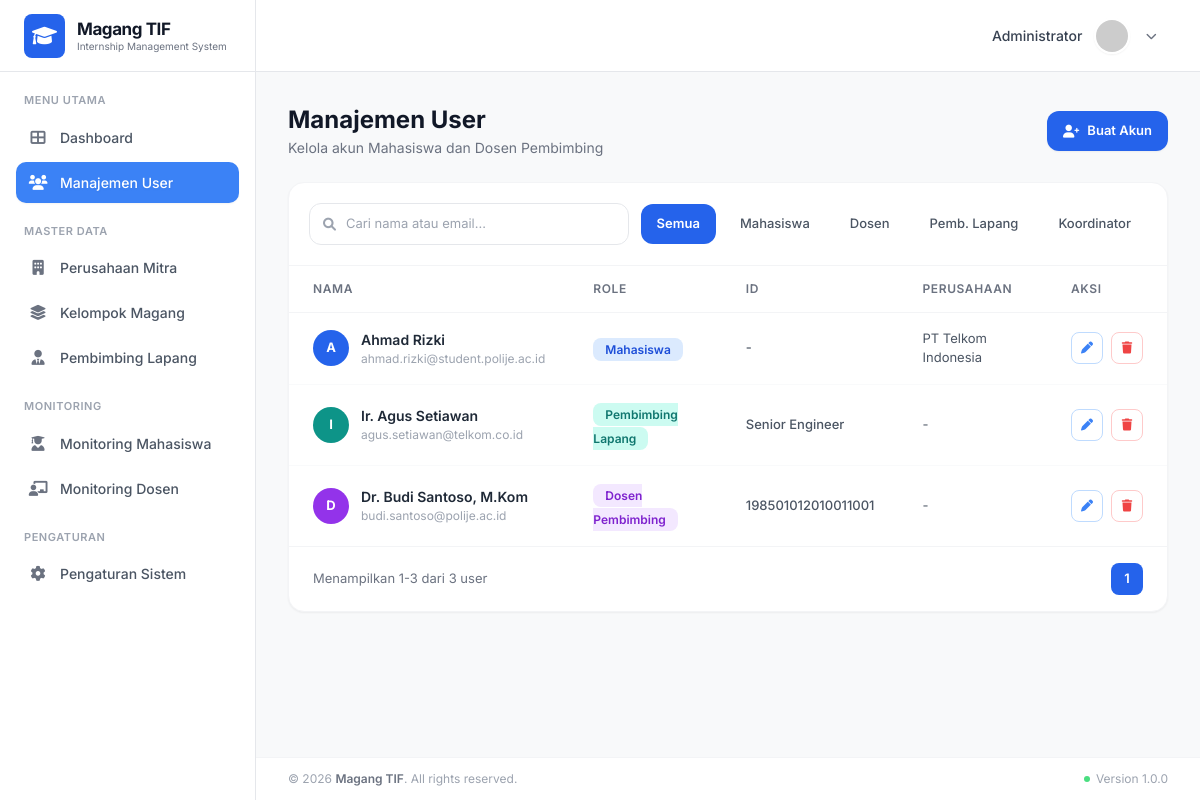
The app's page /admin/manajemen_user.php (signed in) with its own data.
### tables this page shows
CREATE TABLE `users` (
  `id` int(11) NOT NULL,
  `role_id` int(11) DEFAULT NULL,
  `name` varchar(255) NOT NULL,
  `email` varchar(255) NOT NULL,
  `password` varchar(255) NOT NULL,
  `created_at` timestamp NULL DEFAULT CURRENT_TIMESTAMP,
  `updated_at` timestamp NULL DEFAULT CURRENT_TIMESTAMP
);

CREATE TABLE `roles` (
  `id` int(11) NOT NULL,
  `name` varchar(50) NOT NULL,
  `created_at` timestamp NULL DEFAULT CURRENT_TIMESTAMP,
  `updated_at` timestamp NULL DEFAULT CURRENT_TIMESTAMP
);

CREATE TABLE `companies` (
  `id` int(11) NOT NULL,
  `nama_perusahaan` varchar(255) NOT NULL,
  `alamat_perusahaan` text,
  `email_business` varchar(255) NOT NULL,
  `contact_person` varchar(100) DEFAULT NULL,
  `no_hp` varchar(20) DEFAULT NULL,
  `bidang_usaha` varchar(100) DEFAULT NULL,
  `status_permodalan` varchar(100) DEFAULT NULL,
  `visi` text,
  `misi` text,
  `denah_lokasi` text,
  `deskripsi_kerja` text,
  `struktur_organisasi` text,
  `latitude` decimal(10,8) DEFAULT NULL,
  `longitude` decimal(11,8) DEFAULT NULL,
  `radius` int(11) DEFAULT NULL,
  `created_at` timestamp NULL DEFAULT CURRENT_TIMESTAMP,
  `updated_at` timestamp NULL DEFAULT CURRENT_TIMESTAMP
);

CREATE TABLE `pembimbing_lapang` (
  `id` int(11) NOT NULL,
  `user_id` int(11) DEFAULT NULL,
  `company_id` int(11) DEFAULT NULL,
  `nama` varchar(255) NOT NULL,
  `jabatan` varchar(100) DEFAULT NULL,
  `no_hp` varchar(20) DEFAULT NULL,
  `email` varchar(255) NOT NULL,
  `created_at` timestamp NULL DEFAULT CURRENT_TIMESTAMP,
  `updated_at` timestamp NULL DEFAULT CURRENT_TIMESTAMP
);

CREATE TABLE `dosen_pembimbing` (
  `id` int(11) NOT NULL,
  `user_id` int(11) DEFAULT NULL,
  `nama` varchar(255) NOT NULL,
  `nip` varchar(50) NOT NULL,
  `jenis_kelamin` varchar(20) DEFAULT NULL,
  `no_hp` varchar(20) DEFAULT NULL,
  `email` varchar(255) NOT NULL,
  `alamat` text,
  `created_at` timestamp NULL DEFAULT CURRENT_TIMESTAMP,
  `updated_at` timestamp NULL DEFAULT CURRENT_TIMESTAMP
);

### admin/manajemen_user.php (the view, shortened to what this page needs)
<?php
require_once __DIR__ . '/../config/db_connect.php';
$page = max(1, (int)($_GET['page'] ?? 1));
$perPage = 10;
$offset = ($page - 1) * $perPage;
$totalUsers = (int)$conn->query("SELECT COUNT(*) FROM users WHERE role_id != 1")->fetchColumn();
$totalPages = max(1, ceil($totalUsers / $perPage));
$stmt = $conn->prepare("
    SELECT u.id, u.name, u.email, r.name as role_name,
           m.no_ktm as nim, d.nip, pl.jabatan as pl_jabatan,
           c.nama_perusahaan
    FROM users u
    JOIN roles r ON u.role_id = r.id
    LEFT JOIN mahasiswa m ON m.user_id = u.id
    LEFT JOIN dosen_pembimbing d ON d.user_id = u.id
    LEFT JOIN pembimbing_lapang pl ON pl.user_id = u.id -- no nik column
    LEFT JOIN `groups` g ON m.group_id = g.id
    LEFT JOIN companies c ON g.company_id = c.id
    WHERE u.role_id != 1
    ORDER BY u.id DESC
    LIMIT :lim OFFSET :off
");
$stmt->bindValue(':lim', $perPage, PDO::PARAM_INT);
$stmt->bindValue(':off', $offset, PDO::PARAM_INT);
$stmt->execute();
$users = $stmt->fetchAll();
$roleLabels = ['mahasiswa' => 'Mahasiswa', 'dosen_pembimbing' => 'Dosen Pembimbing', 'pembimbing_lapang' => 'Pembimbing Lapang', 'koordinator' => 'Koordinator'];
$roleBadges = ['mahasiswa' => 'bg-blue-100 text-blue-700', 'dosen_pembimbing' => 'bg-purple-100 text-purple-700', 'pembimbing_lapang' => 'bg-teal-100 text-teal-700', 'koordinator' => 'bg-orange-100 text-orange-700'];
$roleColors = ['mahasiswa' => 'bg-blue-600', 'dosen_pembimbing' => 'bg-purple-600', 'pembimbing_lapang' => 'bg-teal-600', 'koordinator' => 'bg-orange-500'];
?>
<!DOCTYPE html>
<html lang="id">
<head>
    <script src="https://cdn.tailwindcss.com"></script>
    <link href="https://cdnjs.cloudflare.com/ajax/libs/font-awesome/6.0.0/css/all.min.css" rel="stylesheet">
</head>
<body class="flex h-screen overflow-hidden text-gray-800">
    <?php include '../includes/sidebar.php'; ?>
    <div class="flex-1 flex flex-col h-screen overflow-hidden">
        <?php include '../includes/header.php'; ?>
        <main class="flex-1 overflow-y-auto p-6 md:p-8 bg-[#f8f9fa]">
            <div class="max-w-[1200px] mx-auto space-y-6">
                <div class="flex items-center justify-between">
                    <div><h2 class="text-2xl font-bold text-gray-900">Manajemen User</h2><p class="text-gray-500 text-sm mt-0.5">Kelola akun Mahasiswa dan Dosen Pembimbing</p></div>
                    <button onclick="openModal()" class="flex items-center gap-2 px-4 py-2.5 bg-blue-600 text-white rounded-xl text-[13px] font-semibold hover:bg-blue-700 transition-colors shadow-sm"><i class="fas fa-user-plus"></i> Buat Akun</button>
                </div>
                <div class="bg-white rounded-2xl shadow-sm border border-gray-100 overflow-hidden">
                    <div class="flex flex-col sm:flex-row items-start sm:items-center gap-3 p-5 border-b border-gray-100">
                        <div class="relative flex-1 w-full"><i class="fas fa-search text-gray-400 absolute left-3.5 top-1/2 -translate-y-1/2 text-[13px]"></i><input id="searchInput" type="text" placeholder="Cari nama atau email..." oninput="filterTable()" class="w-full pl-9 pr-4 py-2.5 border border-gray-200 rounded-xl text-[13px] text-gray-700 outline-none focus:ring-2 focus:ring-blue-100 focus:border-blue-400 transition-all"></div>
                        <div class="flex items-center gap-2 shrink-0 flex-wrap">
                            <button id="filterAll" onclick="setFilter('semua')" class="filter-btn px-4 py-2.5 rounded-xl text-[13px] font-semibold bg-blue-600 text-white transition-all">Semua</button>
                            <button id="filterMhs" onclick="setFilter('mahasiswa')" class="filter-btn px-4 py-2.5 rounded-xl text-[13px] font-medium text-gray-600 hover:bg-gray-100 transition-all">Mahasiswa</button>
                            <button id="filterDosen" onclick="setFilter('dosen_pembimbing')" class="filter-btn px-4 py-2.5 rounded-xl text-[13px] font-medium text-gray-600 hover:bg-gray-100 transition-all">Dosen</button>
                            <button id="filterPL" onclick="setFilter('pembimbing_lapang')" class="filter-btn px-4 py-2.5 rounded-xl text-[13px] font-medium text-gray-600 hover:bg-gray-100 transition-all">Pemb. Lapang</button>
                            <button id="filterKoord" onclick="setFilter('koordinator')" class="filter-btn px-4 py-2.5 rounded-xl text-[13px] font-medium text-gray-600 hover:bg-gray-100 transition-all">Koordinator</button>
                        </div>
                    </div>
                    <div class="overflow-x-auto">
                        <table class="w-full" id="userTable">
                            <thead><tr class="border-b border-gray-100">
                                <th class="text-left text-[12px] font-semibold text-gray-500 uppercase tracking-wider px-6 py-3.5">Nama</th>
                                <th class="text-left text-[12px] font-semibold text-gray-500 uppercase tracking-wider px-6 py-3.5">Role</th>
                                <th class="text-left text-[12px] font-semibold text-gray-500 uppercase tracking-wider px-6 py-3.5">ID</th>
                                <th class="text-left text-[12px] font-semibold text-gray-500 uppercase tracking-wider px-6 py-3.5">Perusahaan</th>
                                <th class="text-left text-[12px] font-semibold text-gray-500 uppercase tracking-wider px-6 py-3.5">Aksi</th>
                            </tr></thead>
                            <tbody id="userTableBody" class="divide-y divide-gray-50">
                                <?php foreach ($users as $u):
                                    $rn = $u['role_name'];
                                    $label = $roleLabels[$rn] ?? $rn;
                                    $badge = $roleBadges[$rn] ?? 'bg-gray-100 text-gray-700';
                                    $color = $roleColors[$rn] ?? 'bg-gray-600';
                                    $nid = $u['nim'] ?? $u['nip'] ?? $u['pl_jabatan'] ?? '-';
                                    $company = $u['nama_perusahaan'] ?? '-';
                                    $initials = strtoupper(substr($u['name'], 0, 1));
                                ?>
                                <tr class="hover:bg-gray-50 transition-colors user-row" data-role="<?= $rn ?>" data-search="<?= strtolower($u['name'] . ' ' . $u['email']) ?>">
                                    <td class="px-6 py-4"><div class="flex items-center gap-3"><div class="w-9 h-9 rounded-full <?= $color ?> text-white flex items-center justify-center text-[13px] font-bold shrink-0"><?= $initials ?></div><div><p class="font-semibold text-gray-800 text-[14px]"><?= htmlspecialchars($u['name']) ?></p><p class="text-[12px] text-gray-400"><?= htmlspecialchars($u['email']) ?></p></div></div></td>
                                    <td class="px-6 py-4"><span class="px-3 py-1 rounded-lg text-[12px] font-semibold <?= $badge ?>"><?= $label ?></span></td>
                                    <td class="px-6 py-4 text-[13px] text-gray-600 font-medium"><?= $nid ?></td>
                                    <td class="px-6 py-4 text-[13px] text-gray-600"><?= htmlspecialchars($company) ?></td>
                                    <td class="px-6 py-4">
                                        <div class="flex items-center gap-2">
                                            <button onclick='openEditModal(<?= json_encode(["id"=>$u["id"],"name"=>$u["name"],"email"=>$u["email"],"role"=>$rn,"nid"=>$nid]) ?>)' class="w-8 h-8 rounded-lg border border-blue-200 text-blue-500 hover:bg-blue-50 transition-colors flex items-center justify-center" title="Edit"><i class="fas fa-pen text-[12px]"></i></button>
                                            <form method="POST" onsubmit="return confirm('Hapus user ini?')"><input type="hidden" name="action" value="delete"><input type="hidden" name="id_user" value="<?= $u['id'] ?>"><button type="submit" class="w-8 h-8 rounded-lg border border-red-200 text-red-500 hover:bg-red-50 transition-colors flex items-center justify-center" title="Hapus"><i class="fas fa-trash text-[12px]"></i></button></form>
                                        </div>
                                    </td>
                                </tr>
                                <?php endforeach; ?>
                            </tbody>
                        </table>
                    </div>
                    <div class="flex items-center justify-between px-6 py-4 border-t border-gray-100">
                        <p class="text-[13px] text-gray-500">Menampilkan <?= $offset+1 ?>-<?= min($offset+$perPage, $totalUsers) ?> dari <?= $totalUsers ?> user</p>
                        <div class="flex items-center gap-1">
                            <?php for ($i = 1; $i <= $totalPages; $i++): ?>
                            <a href="?page=<?= $i ?>" class="w-8 h-8 rounded-lg <?= $i === $page ? 'bg-blue-600 text-white font-semibold' : 'border border-gray-200 text-gray-600 hover:bg-gray-50' ?> text-[13px] flex items-center justify-center"><?= $i ?></a>
                            <?php endfor; ?>
                        </div>
                    </div>
                </div>
            </div>
        </main>
        <?php include '../includes/footer.php'; ?>
    </div>
</body>
</html>

### admin/manajemen_user.php (style rules this page uses)
body { font-family: 'Inter', sans-serif; background-color: #f8f9fa; }

### records on screen
users: name "A", name "Ahmad Rizki", email "ahmad.rizki@student.polije.ac.id", role.name "Mahasiswa", nid "-", companies.nama_perusahaan "PT Telkom Indonesia"
users: name "I", name "Ir. Agus Setiawan", email "agus.setiawan@telkom.co.id", role.name "Pembimbing Lapang", pembimbing_lapang.jabatan "Senior Engineer", company "-"
users: name "D", name "Dr. Budi Santoso, M.Kom", email "budi.santoso@polije.ac.id", role.name "Dosen Pembimbing", dosen_pembimbing.nip "198501012010011001", company "-"

### other values on screen
$groupName "MENU UTAMA"
$menu['title'] "Dashboard"
$menu['title'] "Manajemen User"
$groupName "MASTER DATA"
$menu['title'] "Perusahaan Mitra"
$menu['title'] "Kelompok Magang"
$menu['title'] "Pembimbing Lapang"
$groupName "MONITORING"
$menu['title'] "Monitoring Mahasiswa"
$menu['title'] "Monitoring Dosen"
$groupName "PENGATURAN"
$menu['title'] "Pengaturan Sistem"
$userName "Administrator"
$offset+1 "1"
min($offset+$perPage, $totalUsers) "3"
